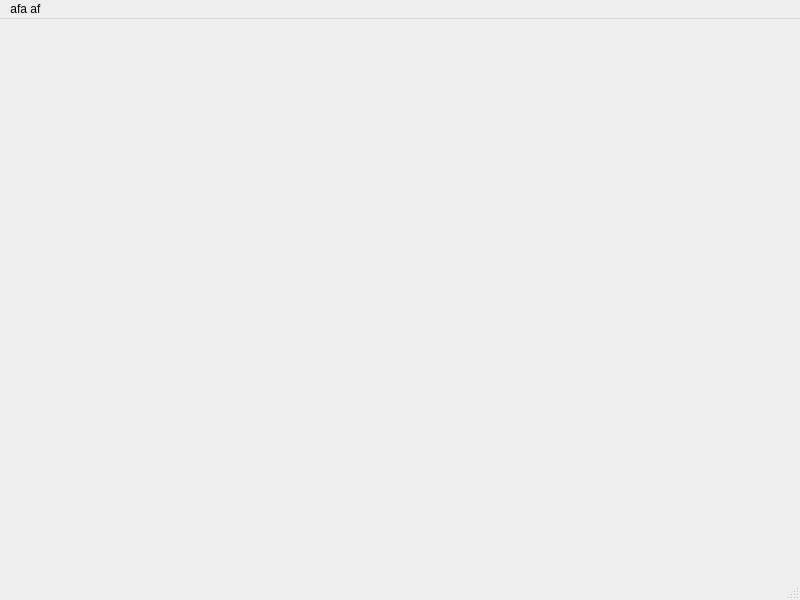
<?xml version="1.0" encoding="UTF-8"?>
<ui version="4.0">
 <class>MainWindowTest</class>
 <widget class="QMainWindow" name="MainWindowTest">
  <property name="geometry">
   <rect>
    <x>0</x>
    <y>0</y>
    <width>800</width>
    <height>600</height>
   </rect>
  </property>
  <property name="windowTitle">
   <string>MainWindow</string>
  </property>
  <widget class="QWidget" name="centralwidget"/>
  <widget class="QMenuBar" name="menubar">
   <property name="geometry">
    <rect>
     <x>0</x>
     <y>0</y>
     <width>800</width>
     <height>28</height>
    </rect>
   </property>
   <widget class="QMenu" name="menuafa_af">
    <property name="title">
     <string>afa af </string>
    </property>
    <addaction name="actionafafafdc_e33"/>
   </widget>
   <addaction name="menuafa_af"/>
  </widget>
  <widget class="QStatusBar" name="statusbar"/>
  <action name="actionafafafdc_e33">
   <property name="text">
    <string>afafafdc  e33</string>
   </property>
  </action>
 </widget>
 <resources/>
 <connections/>
</ui>
